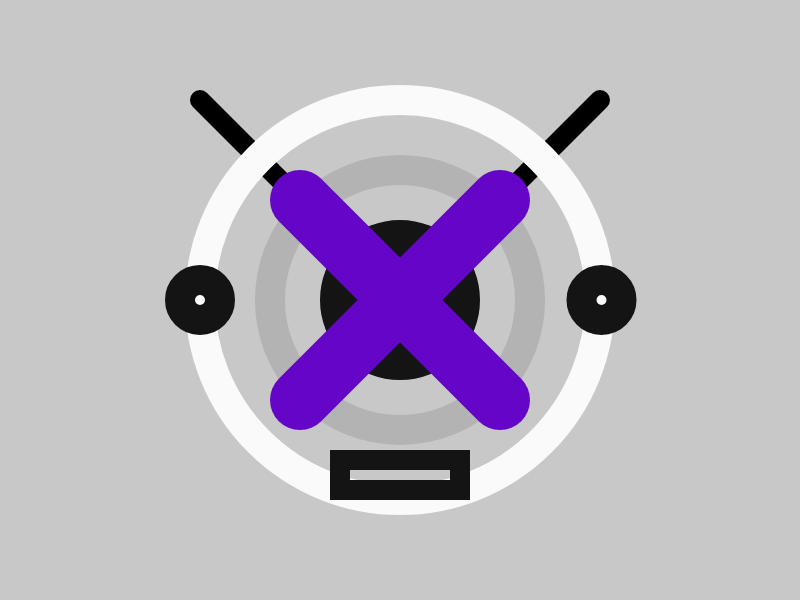
Frame 1 (no input)
Frame 60 (no input): identical to frame 1, image omitted
Frame 120 (the mouse pressed at the canvas centre since frame 60): identical to frame 1, image omitted

The p5.js sketch that drew this single still picture (run headless with seeded random() and noise() and a simulated clock; from frame 60 on, the mouse is pressed at the canvas centre):

// p5.js sketch
// ── sketch.js
function setup() {
  createCanvas(800,600);
}

function draw() {
  background(200,200,200)
  //noStroke();
  noFill();


//LINEE
  strokeWeight(20);
  stroke(0,0,0);
  line(200,100,500,400);
  line(600,100,300,400);


  //CERCHI
  strokeWeight(30);
  stroke(250,250,250);
  ellipse(width/2,height/2,400,400);
  
  strokeWeight(30);
  stroke(20,20,20,30);
  ellipse(width/2,height/2,260,260);
  
  strokeWeight(40);
  stroke(20,20,20);
  ellipse(width/2,height/2,120,120);
  
  
  strokeWeight(40);
  stroke(20,20,20);
  ellipse(width/4,height/2,30,30);
  
 strokeWeight(40);
  stroke(20,20,20);
  ellipse(width/1.33,height/2,30,30);
 
 
  //LINEE
  strokeWeight(60);
  stroke(100,5,200);
  line(300,200,500,400);
  line(500,200,300,400);
  
  //RETTANGOLO
  strokeWeight(20);
  stroke(20,20,20);
  noFill();
  rect(340,460,120,30);

}
